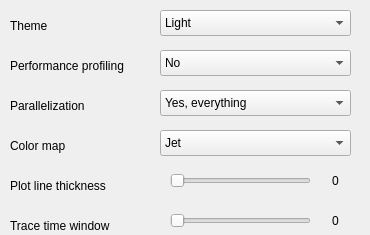
<?xml version="1.0" encoding="UTF-8"?>
<ui version="4.0">
 <class>GuiPreferences</class>
 <widget class="QDialog" name="GuiPreferences">
  <property name="geometry">
   <rect>
    <x>0</x>
    <y>0</y>
    <width>370</width>
    <height>235</height>
   </rect>
  </property>
  <property name="windowTitle">
   <string>GUI Preferences</string>
  </property>
  <widget class="QDialogButtonBox" name="DialogButtons">
   <property name="geometry">
    <rect>
     <x>10</x>
     <y>250</y>
     <width>341</width>
     <height>32</height>
    </rect>
   </property>
   <property name="orientation">
    <enum>Qt::Horizontal</enum>
   </property>
   <property name="standardButtons">
    <set>QDialogButtonBox::Cancel|QDialogButtonBox::Ok</set>
   </property>
  </widget>
  <widget class="QLabel" name="label">
   <property name="geometry">
    <rect>
     <x>10</x>
     <y>10</y>
     <width>161</width>
     <height>31</height>
    </rect>
   </property>
   <property name="text">
    <string>Theme</string>
   </property>
   <property name="buddy">
    <cstring>chooseTheme</cstring>
   </property>
  </widget>
  <widget class="QLabel" name="label_2">
   <property name="geometry">
    <rect>
     <x>10</x>
     <y>50</y>
     <width>151</width>
     <height>31</height>
    </rect>
   </property>
   <property name="text">
    <string>Performance profiling</string>
   </property>
   <property name="buddy">
    <cstring>choosePerformanceProfiling</cstring>
   </property>
  </widget>
  <widget class="QLabel" name="label_3">
   <property name="geometry">
    <rect>
     <x>10</x>
     <y>90</y>
     <width>141</width>
     <height>31</height>
    </rect>
   </property>
   <property name="text">
    <string>Parallelization</string>
   </property>
   <property name="buddy">
    <cstring>chooseParallelization</cstring>
   </property>
  </widget>
  <widget class="QLabel" name="label_4">
   <property name="geometry">
    <rect>
     <x>10</x>
     <y>170</y>
     <width>141</width>
     <height>31</height>
    </rect>
   </property>
   <property name="text">
    <string>Plot line thickness</string>
   </property>
   <property name="buddy">
    <cstring>choosePlotLineThickness</cstring>
   </property>
  </widget>
  <widget class="QLabel" name="label_5">
   <property name="geometry">
    <rect>
     <x>10</x>
     <y>210</y>
     <width>141</width>
     <height>31</height>
    </rect>
   </property>
   <property name="text">
    <string>Trace time window</string>
   </property>
   <property name="buddy">
    <cstring>chooseTraceTimeWindow</cstring>
   </property>
  </widget>
  <widget class="QLabel" name="label_6">
   <property name="geometry">
    <rect>
     <x>10</x>
     <y>130</y>
     <width>141</width>
     <height>31</height>
    </rect>
   </property>
   <property name="text">
    <string>Color map</string>
   </property>
   <property name="buddy">
    <cstring>chooseColorMap</cstring>
   </property>
  </widget>
  <widget class="QComboBox" name="chooseTheme">
   <property name="geometry">
    <rect>
     <x>160</x>
     <y>10</y>
     <width>191</width>
     <height>26</height>
    </rect>
   </property>
   <item>
    <property name="text">
     <string>Light</string>
    </property>
   </item>
   <item>
    <property name="text">
     <string>Solarized</string>
    </property>
   </item>
   <item>
    <property name="text">
     <string>Nord</string>
    </property>
   </item>
   <item>
    <property name="text">
     <string>Dark</string>
    </property>
   </item>
   <item>
    <property name="text">
     <string>True Black</string>
    </property>
   </item>
  </widget>
  <widget class="QComboBox" name="choosePerformanceProfiling">
   <property name="geometry">
    <rect>
     <x>160</x>
     <y>50</y>
     <width>191</width>
     <height>26</height>
    </rect>
   </property>
   <item>
    <property name="text">
     <string>No</string>
    </property>
   </item>
   <item>
    <property name="text">
     <string>Yes</string>
    </property>
   </item>
  </widget>
  <widget class="QComboBox" name="chooseParallelization">
   <property name="geometry">
    <rect>
     <x>160</x>
     <y>90</y>
     <width>191</width>
     <height>26</height>
    </rect>
   </property>
   <item>
    <property name="text">
     <string>Yes, everything</string>
    </property>
   </item>
   <item>
    <property name="text">
     <string>Yes, only filtering</string>
    </property>
   </item>
   <item>
    <property name="text">
     <string>Yes, only preprocessing</string>
    </property>
   </item>
   <item>
    <property name="text">
     <string>No</string>
    </property>
   </item>
  </widget>
  <widget class="QComboBox" name="chooseColorMap">
   <property name="geometry">
    <rect>
     <x>160</x>
     <y>130</y>
     <width>191</width>
     <height>26</height>
    </rect>
   </property>
   <item>
    <property name="text">
     <string>Jet</string>
    </property>
   </item>
  </widget>
  <widget class="QSlider" name="choosePlotLineThickness">
   <property name="geometry">
    <rect>
     <x>170</x>
     <y>170</y>
     <width>141</width>
     <height>22</height>
    </rect>
   </property>
   <property name="orientation">
    <enum>Qt::Horizontal</enum>
   </property>
  </widget>
  <widget class="QSlider" name="chooseTraceTimeWindow">
   <property name="geometry">
    <rect>
     <x>170</x>
     <y>210</y>
     <width>141</width>
     <height>22</height>
    </rect>
   </property>
   <property name="orientation">
    <enum>Qt::Horizontal</enum>
   </property>
  </widget>
  <widget class="QLabel" name="LabelPlotLineThickness">
   <property name="geometry">
    <rect>
     <x>320</x>
     <y>160</y>
     <width>31</width>
     <height>41</height>
    </rect>
   </property>
   <property name="text">
    <string>0</string>
   </property>
   <property name="alignment">
    <set>Qt::AlignCenter</set>
   </property>
  </widget>
  <widget class="QLabel" name="LabelTraceTimeWindow">
   <property name="geometry">
    <rect>
     <x>320</x>
     <y>200</y>
     <width>31</width>
     <height>41</height>
    </rect>
   </property>
   <property name="text">
    <string>0</string>
   </property>
   <property name="alignment">
    <set>Qt::AlignCenter</set>
   </property>
  </widget>
 </widget>
 <tabstops>
  <tabstop>chooseTheme</tabstop>
  <tabstop>choosePerformanceProfiling</tabstop>
  <tabstop>chooseParallelization</tabstop>
  <tabstop>chooseColorMap</tabstop>
  <tabstop>choosePlotLineThickness</tabstop>
  <tabstop>chooseTraceTimeWindow</tabstop>
 </tabstops>
 <resources/>
 <connections>
  <connection>
   <sender>DialogButtons</sender>
   <signal>accepted()</signal>
   <receiver>GuiPreferences</receiver>
   <slot>accept()</slot>
   <hints>
    <hint type="sourcelabel">
     <x>248</x>
     <y>254</y>
    </hint>
    <hint type="destinationlabel">
     <x>157</x>
     <y>274</y>
    </hint>
   </hints>
  </connection>
  <connection>
   <sender>DialogButtons</sender>
   <signal>rejected()</signal>
   <receiver>GuiPreferences</receiver>
   <slot>reject()</slot>
   <hints>
    <hint type="sourcelabel">
     <x>316</x>
     <y>260</y>
    </hint>
    <hint type="destinationlabel">
     <x>286</x>
     <y>274</y>
    </hint>
   </hints>
  </connection>
 </connections>
</ui>
